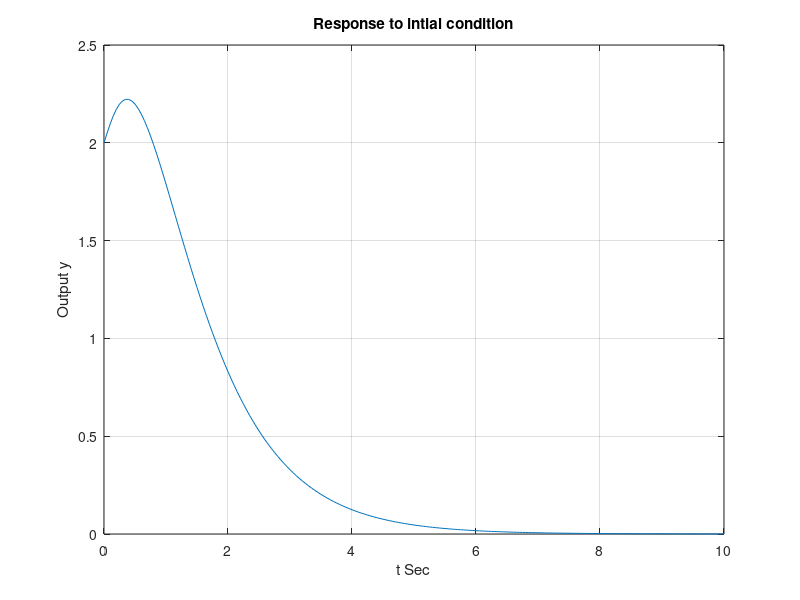

Write the MATLAB code that produced this figure.
pkg load control
%Example 5-11
%Response to intial condition
%State space representation
A = [0 1 0;0 0 1;-10 -17 -8];
B = [0 ;0 ;0];
C = [1 0 0];
D = [0];
t = 0:0.05:10;
x0 =[2;1;0.5];
%defining system
sys = ss(A,B,C,D);
[y,t,x] = initial(sys,x0,t);
plot(t,y)
grid on
title('Response to intial condition')
xlabel('t Sec')
ylabel('Output y')